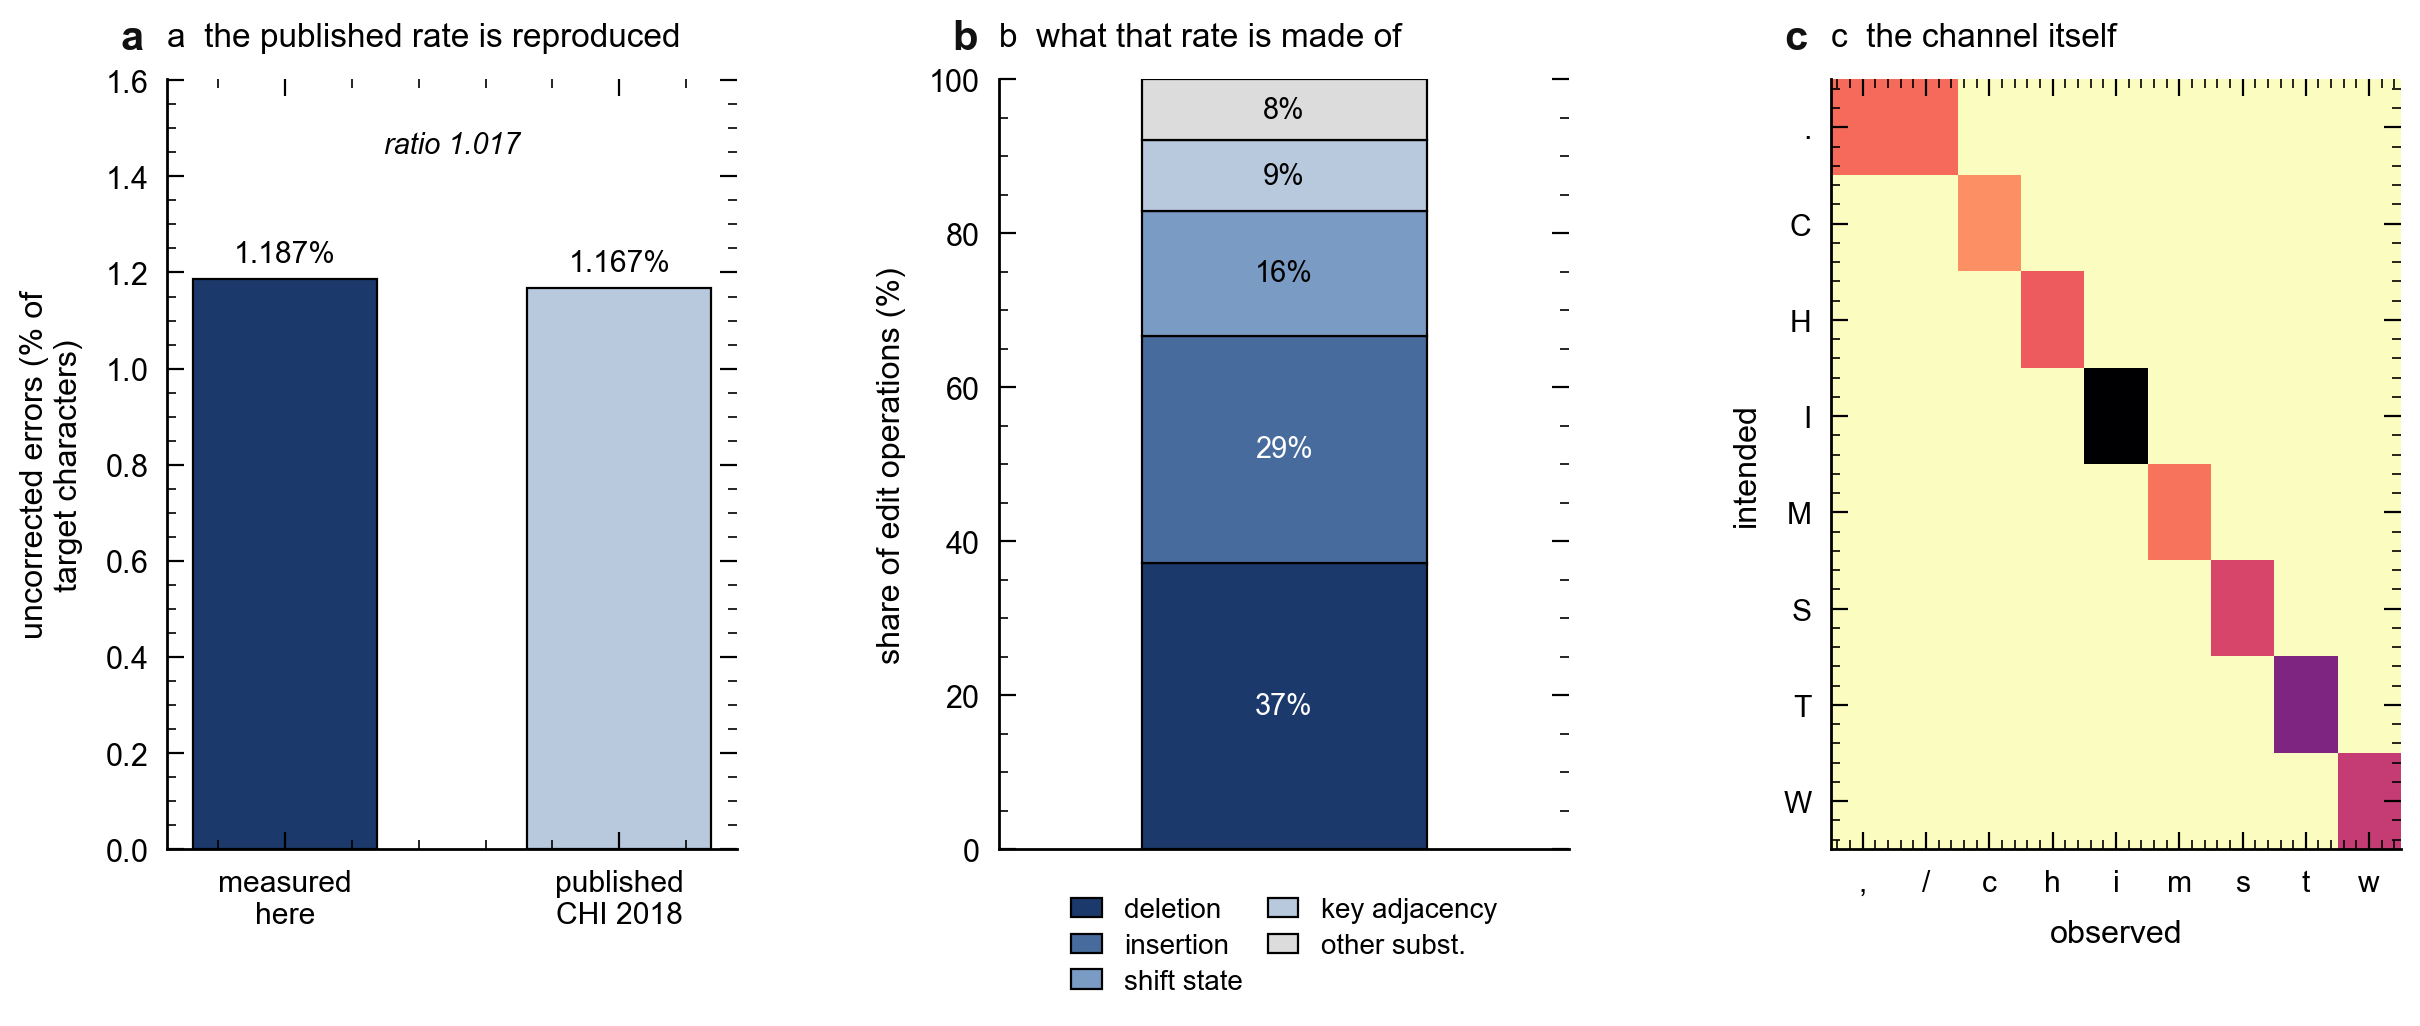

Generate this figure with Python:
"""Figure: the empirical keyboard channel measured from 136M Keystrokes.

Nature-style, drawn with scienceplots. Three panels, one claim each, in the order the
argument runs:

  (a) the corpus's own published error rate beside the rate measured here under the matching
      definition. This is the validation, and it belongs first: a reader has to see that the
      reading of the corpus reproduces the publisher's number (1.017x) before the
      decomposition of that number can be believed.
  (b) the composition of that rate. This is the new content: deletions and insertions are
      two-thirds of it, and key-adjacency -- the mechanism both published keyboard-noise
      generators are built on -- is under a tenth of it.
  (c) the substitution matrix, which is the channel itself rather than a summary.

Every axis is labelled with its unit, the palette is used for one distinction per panel, and
the caption written into the file is self-contained.
"""
from __future__ import annotations

import json
import pathlib
import sys

import matplotlib
matplotlib.use("Agg")
import matplotlib.pyplot as plt
import numpy as np

import nature_style as NS   # shared journal specification
from matplotlib.patches import Rectangle

try:
    import scienceplots  # noqa: F401
    STYLE = ["science", "nature", "no-latex"]
except Exception:  # noqa: BLE001
    STYLE = ["seaborn-v0_8-whitegrid"]

REPO = pathlib.Path(__file__).resolve().parent.parent
SRC = REPO / "data" / "processed" / "keystroke_channel.json"
FIG_DIR = REPO / "viz" / "figures"

CLASS_ORDER = ["delete", "insert", "shift_state", "key_adjacency", "other_substitution"]
CLASS_LABEL = {
    "delete": "deletion",
    "insert": "insertion",
    "shift_state": "shift state",
    "key_adjacency": "key adjacency",
    "other_substitution": "other subst.",
}
CLASS_COLOR = {
    "delete": "#1b3a6b",
    "insert": "#476b9d",
    "shift_state": "#7a9bc4",
    "key_adjacency": "#b8c9de",
    "other_substitution": "#dcdcdc",
}


def main() -> int:
    d = json.loads(SRC.read_text(encoding="utf-8"))
    edits = d["edits"]
    total_edits = d["edits_total"]
    chars = d["target_chars"]
    measured = total_edits / chars
    published = d["published_rate"]
    subs = d["top_substitutions"]

    plt.style.use(STYLE)
    plt.rcParams.update(NS.rcparams())
    fig, axes = plt.subplots(1, 3, figsize=(NS.DOUBLE_COL, 2.5),
                             gridspec_kw={"wspace": 0.46})

    # (a) validation: measured under the matching definition vs published
    ax = axes[0]
    vals = [100 * measured, 100 * published]
    ax.bar([0, 1], vals, color=["#1b3a6b", "#b8c9de"], edgecolor="black", linewidth=0.4,
           width=0.55)
    ax.set_xticks([0, 1])
    ax.set_xticklabels(["measured\nhere", "published\nCHI 2018"], fontsize=5.4)
    ax.set_ylabel("uncorrected errors (% of\ntarget characters)", fontsize=5.8)
    ax.set_ylim(0, max(vals) * 1.35)
    ax.set_title("a  the published rate is reproduced", fontsize=6.0, loc="left")
    for i, v in enumerate(vals):
        ax.text(i, v * 1.03, "%.3f%%" % v, ha="center", fontsize=5.4)
    ax.text(0.5, max(vals) * 1.22, "ratio %.3f" % (measured / published),
            ha="center", fontsize=5.2, style="italic")
    NS.style_axes(ax, 'a')

    # (b) composition of the rate -- the new content
    ax = axes[1]
    shares = [100 * edits[k] / total_edits for k in CLASS_ORDER]
    bottom = 0.0
    for k, s in zip(CLASS_ORDER, shares):
        ax.bar(0, s, bottom=bottom, color=CLASS_COLOR[k], edgecolor="black",
               linewidth=0.4, width=0.5)
        if s > 7:
            ax.text(0, bottom + s / 2, "%.0f%%" % s, ha="center", va="center",
                    fontsize=5.2, color="white" if k in ("delete", "insert") else "black")
        bottom += s
    ax.set_xlim(-0.5, 0.5)
    ax.set_ylim(0, 100)
    ax.set_xticks([])
    ax.set_ylabel("share of edit operations (%)", fontsize=5.8)
    ax.set_title("b  what that rate is made of", fontsize=6.0, loc="left")
    handles = [Rectangle((0, 0), 1, 1, facecolor=CLASS_COLOR[k], edgecolor="black",
                             linewidth=0.4) for k in CLASS_ORDER]
    # BELOW THE PANEL, NOT BESIDE IT. Anchored at (1.02, 0.5) the legend sat in the gap between
    # panels (b) and (c), which is 0.090 of the figure wide, while five stacked entries need about
    # 0.10 -- so 'key adjacency' reached x=0.7118 and panel (c) starts at 0.702, putting the legend
    # text on top of that panel's 'intended' y-axis label at x=0.6688-0.6780. Measured, not guessed.
    # Under the panel the constraint is vertical, the panel has no x-ticks to collide with, and the
    # legend stays attached to the bars it names.
    ax.legend(handles, [CLASS_LABEL[k] for k in CLASS_ORDER], fontsize=NS.MIN_PT,
              loc="upper center", bbox_to_anchor=(0.5, -0.03), ncol=2, frameon=False,
              handlelength=1.1, columnspacing=0.9, labelspacing=0.35)
    NS.style_axes(ax, 'b')

    # (c) the substitution matrix
    ax = axes[2]
    top = subs[:9]
    wanted = sorted({w for w, _, _ in top})
    got = sorted({g for _, g, _ in top})
    M = np.zeros((len(wanted), len(got)))
    for w, g, n in top:
        M[wanted.index(w), got.index(g)] = n
    im = ax.imshow(M, cmap="magma_r", aspect="auto")
    ax.set_xticks(range(len(got)))
    ax.set_xticklabels(got, fontsize=5.4)
    ax.set_yticks(range(len(wanted)))
    ax.set_yticklabels(wanted, fontsize=5.4)
    ax.set_xlabel("observed", fontsize=5.8)
    ax.set_ylabel("intended", fontsize=5.8)
    ax.set_title("c  the channel itself", fontsize=6.0, loc="left")
    NS.style_axes(ax, 'c')

    FIG_DIR.mkdir(parents=True, exist_ok=True)
    out = FIG_DIR / "fig_keystroke_channel.png"
    NS.save_nature(fig, out.with_suffix(""))
    plt.close(fig)

    print("  measured (all edits) : %.4f%%" % (100 * measured))
    print("  published            : %.4f%%" % (100 * published))
    print("  ratio                : %.4f" % (measured / published))
    print("  composition          : " + "  ".join(
        "%s %.1f%%" % (CLASS_LABEL[k], 100 * edits[k] / total_edits) for k in CLASS_ORDER))
    print("  wrote %s" % out)
    return 0


if __name__ == "__main__":
    sys.exit(main())
